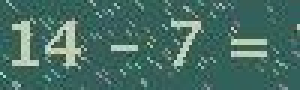
#> input picture img/0.jpg, 100 x 30 px (shown 3 times larger); its folder holds only this picture in this run
$ python 1.py   (Python 2 division)
#> lines starting #> are read from the running program, lines starting #| are printed output that depends on the picture; after the words box and inside, x2 and y2 are one past the last pixel; in counts of white or black regions, pixels touching at a corner belong together
#!/usr/local/bin/python
# encoding=utf8
import sys
from pytesseract import *
import sys,os
from PIL import Image,ImageDraw
import numpy as np
from collections import Counter
import re

def depoint(img):
    pixdata = img.load()
    w,h = img.size
    for y in range(1,h-1):
        for x in range(1,w-1):
            count = 0
            #print "x: " + str(x) + " y: " + str(y) + " value: " + str(pixdata[x,y])
            if pixdata[x,y-1] < 1:#上
                count = count + 1
            if pixdata[x,y+1] < 1:#下
                count = count + 1
            if pixdata[x-1,y] < 1:#左
                count = count + 1
            if pixdata[x+1,y] < 1:#右
                count = count + 1
            if pixdata[x-1,y-1] < 1:#左上
                count = count + 1
            if pixdata[x-1,y+1] < 1:#左下
                count = count + 1
            if pixdata[x+1,y-1] < 1:#右上
                count = count + 1
            if pixdata[x+1,y+1] < 1:#右下
                count = count + 1
            if count > 4:
                pixdata[x,y] = 0
    return img.crop((1, 1, w - 1, h - 1))

def initTable(threshold=140):
 table = []
 for i in range(256):
     if i < threshold:
         table.append(0)
     else:
         table.append(1)

 return table

#im = Image.open(os.getcwd() + '/1.jpg')
#im = Image.open(os.getcwd() + '/2.jpeg')

reload(sys)
sys.setdefaultencoding('utf8')
for i in range(50):
    file_path = os.getcwd() + '/img/' + str(i) + '.jpg'
    im = Image.open(file_path)
#> im is the input picture: PIL image 100x30 RGB; mean R, G, B 70.4, 109.1, 99.9
    im = im.convert('L')
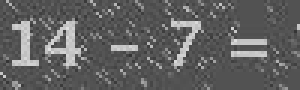
#> im: PIL image 100x30 L (shown 3 times larger); min 51, max 224, mean 96.5

    im = im.point(initTable(111), '1')
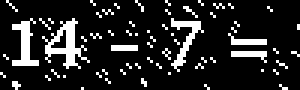
#> im: PIL image 100x30 1 (shown 3 times larger); 14.5% white in thin lines or dots
    im = depoint(im)
#> in depoint, `return img.crop((1, 1, w - 1, h - 1))`:
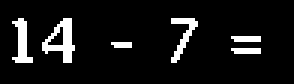
#> returned value: PIL image 98x28 1 (shown 3 times larger); 8.4% white in thin lines or dots, all inside (x1, y1, x2, y2) = (4, 6, 87, 21)
    im.save(os.getcwd() + '/img/' + str(i) + '-bak.jpg')

#> (the run stopped early here; a loop or call above may not have finished)
